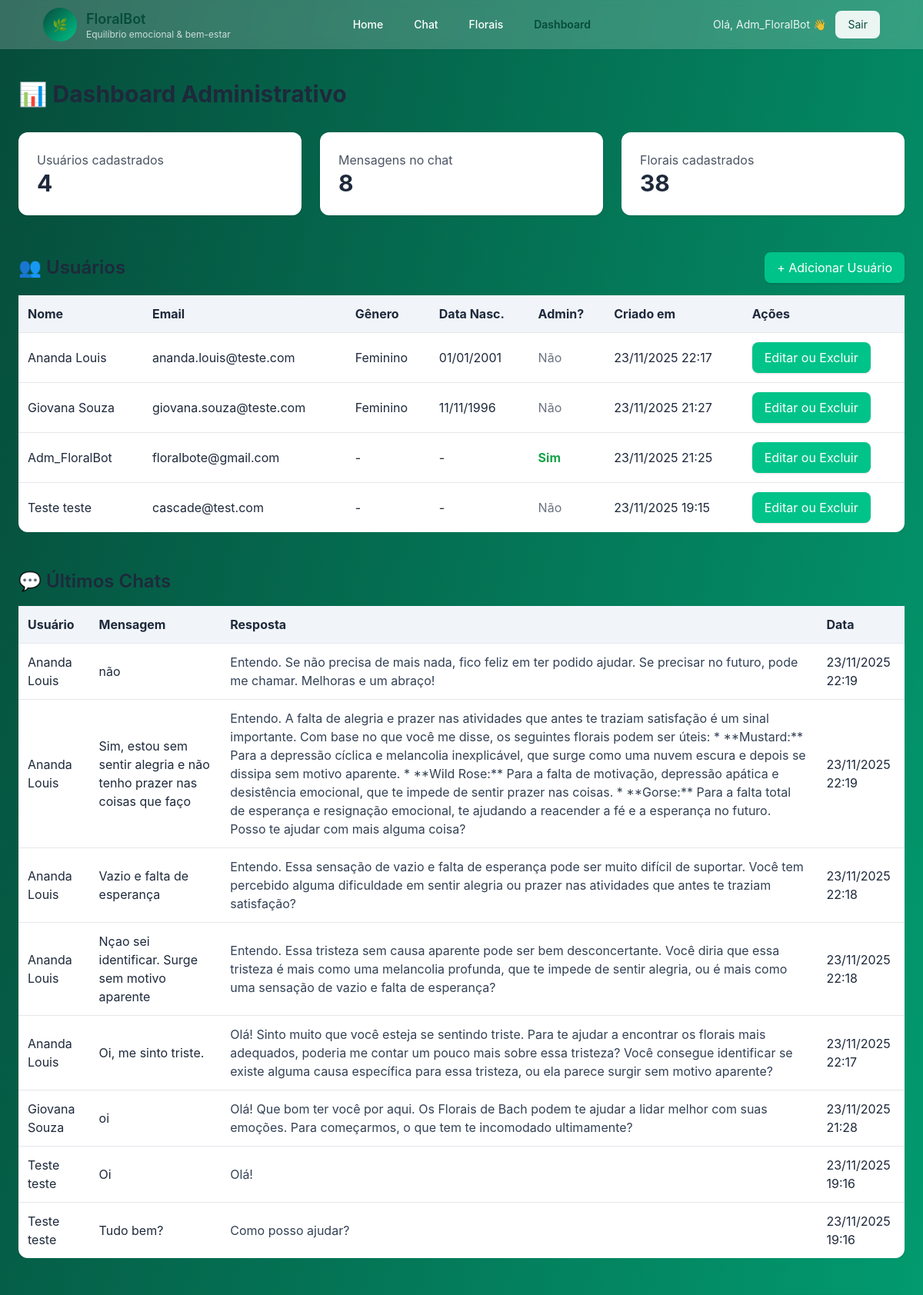
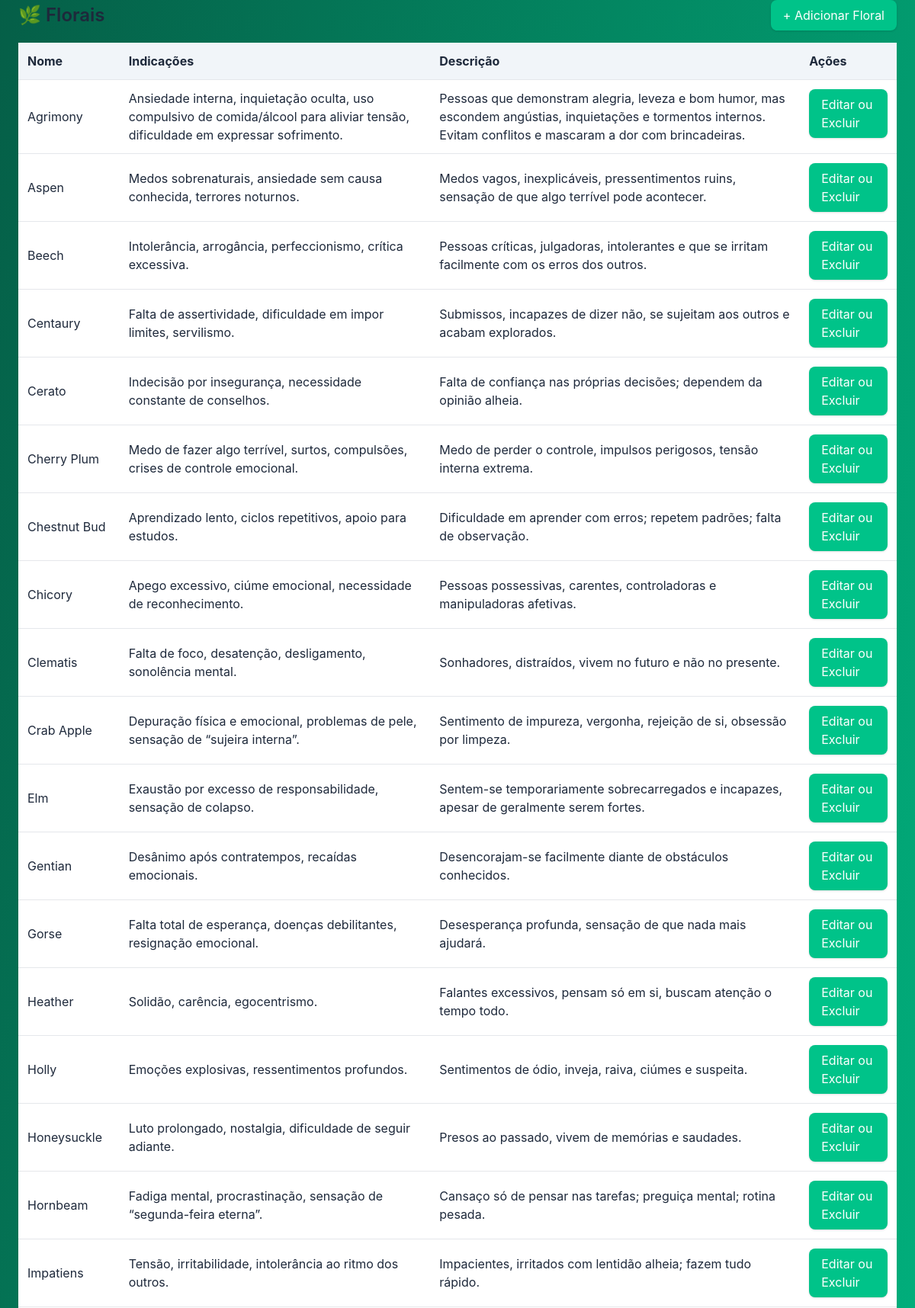
Page /dashboard (signed in, upper part) on the committed database (2 pictures, top to bottom).
### app/models.py (models this page shows, shortened)
class User(UserMixin, db.Model):
    __tablename__ = "user"
    id = db.Column(db.Integer, primary_key=True)
    name = db.Column(db.String(120), nullable=False)
    email = db.Column(db.String(120), unique=True, nullable=False, index=True)
    password_hash = db.Column(db.String(256), nullable=False)
    created_at = db.Column(db.DateTime, default=datetime.utcnow)
    birthdate = db.Column(db.Date)      # Data de nascimento
    gender = db.Column(db.String(50))   # Feminino / Masculino / Outro
    is_admin = db.Column(db.Boolean, default=False)  # Controle de acesso
    chats = db.relationship(
        "ChatHistory",
        backref="user",
        cascade="all, delete-orphan",
        passive_deletes=True
    )

class ChatHistory(db.Model):
    __tablename__ = "chat_history"
    id = db.Column(db.Integer, primary_key=True)
    user_id = db.Column(db.Integer, db.ForeignKey(
        "user.id", ondelete="CASCADE"), nullable=False)
    user_message = db.Column(db.Text, nullable=False)
    bot_message = db.Column(db.Text, nullable=False)
    created_at = db.Column(db.DateTime, default=datetime.utcnow)

class Floral(db.Model):
    __tablename__ = "florais"
    id = db.Column(db.Integer, primary_key=True)
    name = db.Column(db.String(120), unique=True, nullable=False)
    description = db.Column(db.Text)
    indications = db.Column(db.Text)

### app/routes.py (the view)
@main_bp.route("/dashboard")
@login_required
@admin_required
def dashboard():
    total_users = User.query.count()
    total_chats = ChatHistory.query.count()
    total_florais = Floral.query.count()
    users = User.query.order_by(User.created_at.desc()).all()
    chats = ChatHistory.query.order_by(
        ChatHistory.created_at.desc()).limit(20).all()
    florais = Floral.query.all()
    return render_template(
        "dashboard.html",
        total_users=total_users,
        total_chats=total_chats,
        total_florais=total_florais,
        users=users,
        chats=chats,
        florais=florais
    )

### app/templates/dashboard.html
{% extends "base.html" %}
{% block content %}
<div class="max-w-7xl mx-auto px-6 py-10 text-slate-800">
    <h1 class="text-3xl font-bold mb-8">📊 Dashboard Administrativo</h1>
    <div class="grid grid-cols-1 md:grid-cols-3 gap-6 mb-12">
        <div class="p-6 rounded-xl shadow bg-white">
            <p class="text-gray-600">Usuários cadastrados</p>
            <p class="text-3xl font-bold">{{ total_users }}</p>
        </div>
        <div class="p-6 rounded-xl shadow bg-white">
            <p class="text-gray-600">Mensagens no chat</p>
            <p class="text-3xl font-bold">{{ total_chats }}</p>
        </div>
        <div class="p-6 rounded-xl shadow bg-white">
            <p class="text-gray-600">Florais cadastrados</p>
            <p class="text-3xl font-bold">{{ total_florais }}</p>
        </div>
    </div>
    <div class="flex items-center justify-between mb-4">
        <h2 class="text-2xl font-semibold">👥 Usuários</h2>
        <a href="{{ url_for('main.add_user') }}"
           class="px-4 py-2 bg-primary text-white rounded-lg shadow hover:bg-[#00a876] transition">
            + Adicionar Usuário
        </a>
    </div>
    <div class="overflow-x-auto mb-12">
        <table class="w-full bg-white rounded-xl shadow">
            <thead class="bg-slate-100">
                <tr>
                    <th class="p-3 text-left">Nome</th>
                    <th class="p-3 text-left">Email</th>
                    <th class="p-3 text-left">Gênero</th>
                    <th class="p-3 text-left">Data Nasc.</th>
                    <th class="p-3 text-left">Admin?</th>
                    <th class="p-3 text-left">Criado em</th>
                    <th class="p-3 text-left">Ações</th>
                </tr>
            </thead>
            <tbody>
                {% for u in users %}
                <tr class="border-t">
                    <td class="p-3">{{ u.name }}</td>
                    <td class="p-3">{{ u.email }}</td>
                    <td class="p-3">{{ u.gender if u.gender else "-" }}</td>
                    <td class="p-3">
                        {% if u.birthdate %}
                            {{ u.birthdate.strftime("%d/%m/%Y") }}
                        {% else %}
                            -
                        {% endif %}
                    </td>
                    <td class="p-3">
                        {% if u.is_admin %}
                            <span class="text-green-600 font-bold">Sim</span>
                        {% else %}
                            <span class="text-gray-500">Não</span>
                        {% endif %}
                    </td>
                    <td class="p-3">
                        {{ u.created_at.strftime("%d/%m/%Y %H:%M") }}
                    </td>
                    <td class="p-3 flex gap-3">
                        <a href="{{ url_for('main.edit_user', user_id=u.id) }}"
                           class="px-4 py-2 bg-primary text-white rounded-lg shadow hover:bg-[#00a876] transition">
                            Editar ou Excluir
                        </a>
                    </td>
                </tr>
                {% endfor %}
            </tbody>
        </table>
    </div>
    <h2 class="text-2xl font-semibold mb-4">💬 Últimos Chats</h2>
    <div class="overflow-x-auto mb-12">
        <table class="w-full bg-white rounded-xl shadow">
            <thead class="bg-slate-100">
                <tr>
                    <th class="p-3 text-left">Usuário</th>
                    <th class="p-3 text-left">Mensagem</th>
                    <th class="p-3 text-left">Resposta</th>
                    <th class="p-3 text-left">Data</th>
                </tr>
            </thead>
            <tbody>
                {% for c in chats %}
                <tr class="border-t">
                    <td class="p-3">
                        {% if c.user %}
                            {{ c.user.name }}
                        {% else %}
                            <span class="text-gray-500">Anônimo</span>
                        {% endif %}
                    </td>
                    <td class="p-3">{{ c.user_message }}</td>
                    <td class="p-3 text-slate-700">{{ c.bot_message }}</td>
                    <td class="p-3">
                        {{ c.created_at.strftime("%d/%m/%Y %H:%M") }}
                    </td>
                </tr>
                {% endfor %}
            </tbody>
        </table>
    </div>
<div class="flex items-center justify-between mb-4 mt-10">
    <h2 class="text-2xl font-semibold">🌿 Florais</h2>
    <a href="{{ url_for('main.florais_add') }}"
       class="px-4 py-2 bg-primary text-white rounded-lg shadow hover:bg-[#00a876] transition">
        + Adicionar Floral
    </a>
</div>
<div class="overflow-x-auto">
    <table class="w-full bg-white rounded-xl shadow">
        <thead class="bg-slate-100">
            <tr>
                <th class="p-3 text-left">Nome</th>
                <th class="p-3 text-left">Indicações</th>
                <th class="p-3 text-left">Descrição</th>
                <th class="p-3 text-left">Ações</th>
            </tr>
        </thead>
        <tbody>
            {% for f in florais %}
            <tr class="border-t">
                <td class="p-3">{{ f.name }}</td>
                <td class="p-3">{{ f.indications }}</td>
                <td class="p-3">{{ f.description }}</td>
                <td class="p-3 flex gap-3">
                    <a href="{{ url_for('main.edit_floral_form', floral_id=f.id) }}"
                       class="px-4 py-2 bg-primary text-white rounded-lg shadow hover:bg-[#00a876] transition">
                        Editar ou Excluir
                    </a>
                </td>
            </tr>
            {% endfor %}
        </tbody>
    </table>
</div>
{% endblock %}

### app/templates/base.html (shortened to what this page needs)
<!doctype html>
<html lang="pt-BR">
<head>
  <script src="https://cdn.tailwindcss.com"></script>
</head>
<body class="min-h-screen bg-wellness text-white font-sans">
  <header class="bg-white/20 backdrop-blur sticky top-0 z-40 shadow-sm">
    <div class="max-w-6xl mx-auto px-4 sm:px-6 lg:px-8">
      <div class="flex items-center justify-between h-16">
        <a href="{{ url_for('main.home') }}" class="flex items-center gap-3">
          <div class="w-11 h-11 rounded-full bg-wellness flex items-center justify-center text-white font-bold animate-softbreath">
            🌿
          </div>
          <div class="hidden sm:block">
            <div class="text-lg font-semibold text-secondary">FloralBot</div>
            <div class="text-xs text-white/75 -mt-0.5">Equilíbrio emocional & bem-estar</div>
          </div>
        </a>
        <nav class="hidden md:flex items-center gap-4 text-sm font-medium">
          <a href="{{ url_for('main.home') }}" class="px-3 py-2 rounded hover:bg-white/10">Home</a>
          <a href="{{ url_for('main.chat') }}" class="px-3 py-2 rounded hover:bg-white/10">Chat</a>
          <a href="{{ url_for('main.florais_public') }}" class="px-3 py-2 rounded hover:bg-white/10">Florais</a>
          {% if current_user.is_authenticated and current_user.is_admin %}
            <a href="{{ url_for('main.dashboard') }}" class="px-3 py-2 rounded hover:bg-white/10 text-secondary font-semibold">Dashboard</a>
          {% endif %}
        </nav>
        <div class="flex items-center gap-3">
          {% if current_user.is_authenticated %}
            <span class="text-sm text-white/90 hidden sm:block">
              Olá, {{ current_user.name.split(' ')[0] }} 👋
            </span>
            <a href="{{ url_for('auth.logout') }}" class="px-4 py-2 rounded-lg bg-white/90 text-[#064C3B] text-sm hover:opacity-90 animate-floatbutton">
              Sair
            </a>
          {% else %}
            <a href="{{ url_for('auth.login') }}" class="hidden sm:inline-block px-4 py-2 rounded-lg border border-white text-white text-sm hover:bg-white/10 animate-floatbutton">
              Entrar
            </a>
          {% endif %}
        </div>
      </div>
    </div>
  </header>
  <main class="min-h-[80vh]">
    {% block content %}{% endblock %}
  </main>
</body>
</html>

### rows in the picture
User: name "Adm_FloralBot", email "floralbote@gmail.com", gender "-", is_admin "Sim", created_at "23/11/2025 21:25"
User: name "Ananda Louis", email "ananda.louis@teste.com", gender "Feminino", birthdate "01/01/2001", is_admin "Não", created_at "23/11/2025 22:17"
User: name "Giovana Souza", email "giovana.souza@teste.com", gender "Feminino", birthdate "11/11/1996", is_admin "Não", created_at "23/11/2025 21:27"
User: name "Teste teste", email "cascade@test.com", gender "-", is_admin "Não", created_at "23/11/2025 19:15"
ChatHistory: user.name "Ananda Louis", user_message "não", bot_message "Entendo. Se não precisa de mais nada, fico feliz em ter podido ajudar. Se precisar no futuro, pode me chamar. Melhoras e um abraço!", created_at "23/11/2025 22:19"
ChatHistory: user.name "Ananda Louis", user_message "Sim, estou sem sentir alegria e não tenho prazer nas coisas que faço", bot_message "Entendo. A falta de alegria e prazer nas atividades que antes te traziam satisfação é um sinal importante. Com base no que você me disse, os seguintes florais podem ser úteis: * **Mustard:** Para a depressão cíclica e melancolia inexplicável, que surge como uma nuvem escura e depois se dissipa sem motivo aparente. * **Wild Rose:** Para a falta de motivação, depressão apática e desistência emocional, que te impede de sentir prazer nas coisas. * **Gorse:** Para a falta total de esperança e resignação emocional, te ajudando a reacender a fé e a esperança no futuro. Posso te ajudar com mais alguma coisa?", created_at "23/11/2025 22:19"
ChatHistory: user.name "Ananda Louis", user_message "Vazio e falta de esperança", bot_message "Entendo. Essa sensação de vazio e falta de esperança pode ser muito difícil de suportar. Você tem percebido alguma dificuldade em sentir alegria ou prazer nas atividades que antes te traziam satisfação?", created_at "23/11/2025 22:18"
ChatHistory: user.name "Ananda Louis", user_message "Nçao sei identificar. Surge sem motivo aparente", bot_message "Entendo. Essa tristeza sem causa aparente pode ser bem desconcertante. Você diria que essa tristeza é mais como uma melancolia profunda, que te impede de sentir alegria, ou é mais como uma sensação de vazio e falta de esperança?", created_at "23/11/2025 22:18"
ChatHistory: user.name "Ananda Louis", user_message "Oi, me sinto triste.", bot_message "Olá! Sinto muito que você esteja se sentindo triste. Para te ajudar a encontrar os florais mais adequados, poderia me contar um pouco mais sobre essa tristeza? Você consegue identificar se existe alguma causa específica para essa tristeza, ou ela parece surgir sem motivo aparente?", created_at "23/11/2025 22:17"
ChatHistory: user.name "Giovana Souza", user_message "oi", bot_message "Olá! Que bom ter você por aqui. Os Florais de Bach podem te ajudar a lidar melhor com suas emoções. Para começarmos, o que tem te incomodado ultimamente?", created_at "23/11/2025 21:28"
ChatHistory: user.name "Teste teste", user_message "Oi", bot_message "Olá!", created_at "23/11/2025 19:16"
ChatHistory: user.name "Teste teste", user_message "Tudo bem?", bot_message "Como posso ajudar?", created_at "23/11/2025 19:16"
Floral: name "Agrimony", indications "Ansiedade interna, inquietação oculta, uso compulsivo de comida/álcool para aliviar tensão, dificuldade em expressar sofrimento.", description "Pessoas que demonstram alegria, leveza e bom humor, mas escondem angústias, inquietações e tormentos internos. Evitam conflitos e mascaram a dor com brincadeiras."
Floral: name "Aspen", indications "Medos sobrenaturais, ansiedade sem causa conhecida, terrores noturnos.", description "Medos vagos, inexplicáveis, pressentimentos ruins, sensação de que algo terrível pode acontecer."
Floral: name "Beech", indications "Intolerância, arrogância, perfeccionismo, crítica excessiva.", description "Pessoas críticas, julgadoras, intolerantes e que se irritam facilmente com os erros dos outros."
Floral: name "Centaury", indications "Falta de assertividade, dificuldade em impor limites, servilismo.", description "Submissos, incapazes de dizer não, se sujeitam aos outros e acabam explorados."
Floral: name "Cerato", indications "Indecisão por insegurança, necessidade constante de conselhos.", description "Falta de confiança nas próprias decisões; dependem da opinião alheia."
Floral: name "Cherry Plum", indications "Medo de fazer algo terrível, surtos, compulsões, crises de controle emocional.", description "Medo de perder o controle, impulsos perigosos, tensão interna extrema."
Floral: name "Chestnut Bud", indications "Aprendizado lento, ciclos repetitivos, apoio para estudos.", description "Dificuldade em aprender com erros; repetem padrões; falta de observação."
Floral: name "Chicory", indications "Apego excessivo, ciúme emocional, necessidade de reconhecimento.", description "Pessoas possessivas, carentes, controladoras e manipuladoras afetivas."
Floral: name "Clematis", indications "Falta de foco, desatenção, desligamento, sonolência mental.", description "Sonhadores, distraídos, vivem no futuro e não no presente."
Floral: name "Crab Apple", indications "Depuração física e emocional, problemas de pele, sensação de “sujeira interna”.", description "Sentimento de impureza, vergonha, rejeição de si, obsessão por limpeza."
Floral: name "Elm", indications "Exaustão por excesso de responsabilidade, sensação de colapso.", description "Sentem-se temporariamente sobrecarregados e incapazes, apesar de geralmente serem fortes."
Floral: name "Gentian", indications "Desânimo após contratempos, recaídas emocionais.", description "Desencorajam-se facilmente diante de obstáculos conhecidos."
Floral: name "Gorse", indications "Falta total de esperança, doenças debilitantes, resignação emocional.", description "Desesperança profunda, sensação de que nada mais ajudará."
Floral: name "Heather", indications "Solidão, carência, egocentrismo.", description "Falantes excessivos, pensam só em si, buscam atenção o tempo todo."
Floral: name "Holly", indications "Emoções explosivas, ressentimentos profundos.", description "Sentimentos de ódio, inveja, raiva, ciúmes e suspeita."
Floral: name "Honeysuckle", indications "Luto prolongado, nostalgia, dificuldade de seguir adiante.", description "Presos ao passado, vivem de memórias e saudades."
Floral: name "Hornbeam", indications "Fadiga mental, procrastinação, sensação de “segunda-feira eterna”.", description "Cansaço só de pensar nas tarefas; preguiça mental; rotina pesada."
Floral: name "Impatiens", indications "Tensão, irritabilidade, intolerância ao ritmo dos outros.", description "Impacientes, irritados com lentidão alheia; fazem tudo rápido."

### other values in the picture
{{ total_users }} "4"
{{ total_chats }} "8"
{{ total_florais }} "38"
